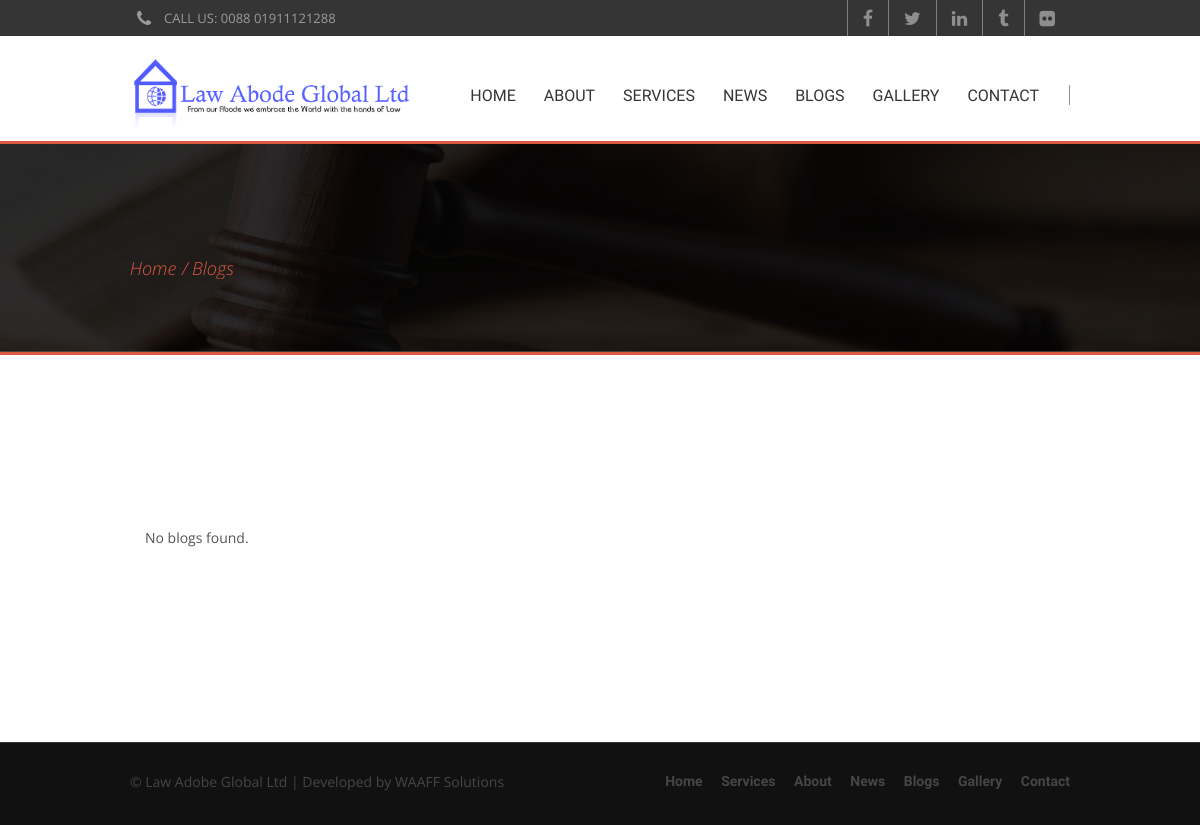
The app's page /blogs, older data.
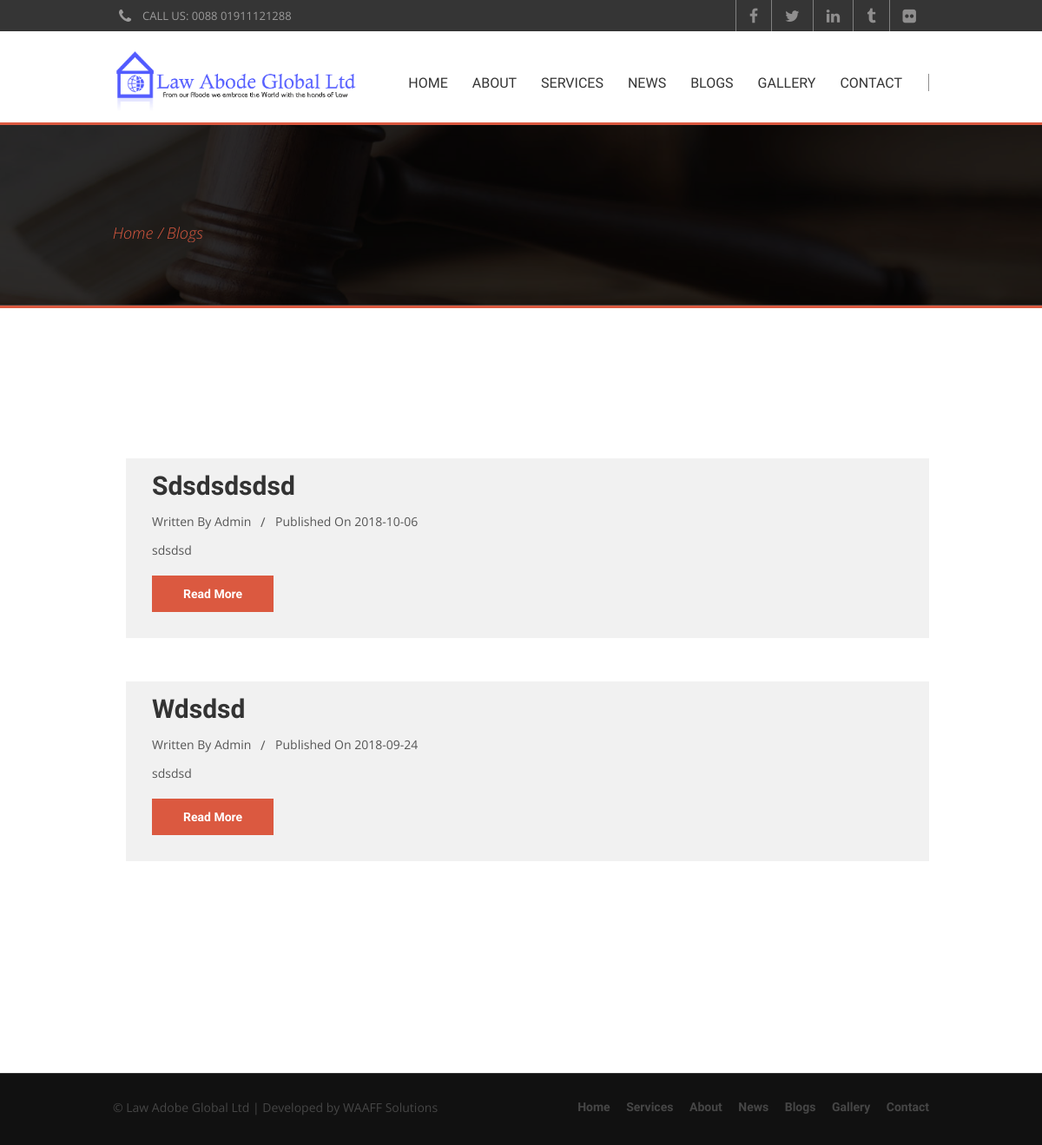
The same page, newer data.
### tables this page shows
CREATE TABLE `menus` (
  `id` int(11) NOT NULL AUTO_INCREMENT,
  `name` varchar(255) NOT NULL,
  `url` varchar(255) NOT NULL,
  `parent_id` int(11) NOT NULL DEFAULT '0',
  `status` tinyint(4) NOT NULL,
  `position` int(11) NOT NULL,
  `type` varchar(255) DEFAULT NULL,
  PRIMARY KEY (`id`)
);

CREATE TABLE `posts` (
  `id` int(11) NOT NULL AUTO_INCREMENT,
  `title` varchar(255) NOT NULL,
  `slug` varchar(255) NOT NULL,
  `body` text,
  `type` varchar(100) NOT NULL,
  `featured_image` varchar(255) DEFAULT NULL,
  `status` int(11) NOT NULL,
  `published_at` date NOT NULL,
  `user_id` int(11) NOT NULL,
  `created` datetime NOT NULL,
  `modified` datetime NOT NULL COMMENT '	',
  `create_by` varchar(45) DEFAULT 'Admin',
  `show_home_page` int(1) DEFAULT NULL,
  `url` varchar(255) DEFAULT NULL,
  PRIMARY KEY (`id`)
);

### application/models/Menu.php (called while the page is built, shortened)
<?php
class Menu extends CI_Model {
    var $table = 'menus';
	public function findAllParentMane() {
		$this->db->select('*');
		$this->db->where('parent_id', 0);
		$this->db->order_by('position', 'ASC');
		$query = $this->db->get($this->table);
		if ($query->num_rows() > 0) {
			return $query->result_array();
		}
	}
    function findActive() {
        $this->db->select('*');
        $this->db->where('status', 1);
        $query = $this->db->get($this->table);
        if ($query->num_rows() > 0) {
            return $query->result_array();
        }
    }
}

### application/core/MY_Controller.php (called while the page is built, shortened)
<?php
class MY_Controller extends CI_Controller {
	protected $data = array();
	protected $current_user = array();
	protected $current_groups = array();
	protected $current_groups_ids = array();
    function __construct() {
        $this->load->helper(array('form','url','text','language','general'));
        $this->load->library(array('session','form_validation','pagination','ion_auth','general'));
        $this->load->config('ci-blog');
        $this->load->model('User');
		$this->load->model('Setting');
		$this->load->model('Menu');
        $this->load->model('Slider');
        $this->data['current_user'] = $this->current_user;
        $this->data['current_groups'] = $this->current_groups;
        $this->data['current_groups_ids'] = $this->current_groups_ids;
        if(empty($this->data['page_title'])){
            $this->data['page_title'] = $this->config->item('ci_blog_sitename');
        }
	}
    protected function load_theme($content = null, $layout = true) {
        $this->load->model('Menu');
        $this->data['main_menus'] = '';
		$this->data['end_path'] = '';
		$this->data['facebook_link'] = $this->Setting->findByKey('facebook_link');
		$this->data['twitter_link'] = $this->Setting->findByKey('twitter_link');
		$this->data['tumblr_link'] = $this->Setting->findByKey('tumblr_link');
		$this->data['flickr_link'] = $this->Setting->findByKey('flickr_link');
		$this->data['linkedin_link'] = $this->Setting->findByKey('linkedin_link');
        $this->data['sliders'] = $this->Slider->findAllActive(1);
        if(count($this->Menu->findActive()) > 0){
            $this->data['main_menus'] = $this->general->bootstrap_menu1($this->Menu->findActive());
        }
		$this->data['main_menu_bottom'] = $this->Menu->findAllParentMane();
        $this->data['header'] = $this->load->view('themes/'.$this->config->item('ci_blog_theme').'/header',$this->data, TRUE);
        $this->data['right_sidebar'] = $this->load->view('themes/'.$this->config->item('ci_blog_theme').'/right_sidebar',$this->data, TRUE);
        $this->data['footer'] = $this->load->view('themes/'.$this->config->item('ci_blog_theme').'/footer',$this->data, TRUE);
        $this->base_assets_url = 'assets/'.THEMES_DIR.'/'.$this->config->item('ci_blog_theme').'/';
		$this->base_assets_url_web = 'assets/'.THEMES_DIR.'/'.'web/';
        $this->data['base_assets_url'] = BASE_URI.$this->base_assets_url;
		$this->data['base_assets_url_web'] = BASE_URI.$this->base_assets_url_web;
		$this->data['service_check'] = '';
		$endPath = explode("/",$_SERVER['REQUEST_URI']);
		$countPath = count($endPath);
		if (ctype_digit($endPath[$countPath-1])) {
			$this->data['end_path'] =$endPath[$countPath-3].' / '.$endPath[$countPath-2];
		}else{
			$this->data['end_path'] = $endPath[$countPath-1];
		}
        if($layout == true){
			$this->data['header'] = $this->load->view(THEMES_DIR.'/'.$this->config->item('ci_blog_theme').'/header', $this->data, TRUE);
			$this->data['slider'] = $this->load->view(THEMES_DIR.'/'.$this->config->item('ci_blog_theme').'/slider', $this->data, TRUE);
			if($endPath[$countPath-1] !== 'home' && $endPath[$countPath-1] != ''){
				$this->data['slider'] = $this->load->view(THEMES_DIR.'/'.$this->config->item('ci_blog_theme').'/banner', $this->data, TRUE);
			}
            $this->data['content'] = (is_null($content)) ? '' : $this->load->view(THEMES_DIR.'/'.$this->config->item('ci_blog_theme').'/'.$content, $this->data, TRUE);
            $this->load->view(THEMES_DIR . '/' . $this->config->item('ci_blog_theme') . '/layout', $this->data);
        }else{
            $this->load->view(THEMES_DIR.'/'.$this->config->item('ci_blog_theme').'/'.$content, $this->data);
        }
    }
}

### application/modules/blogs/controllers/Blogs.php (called while the page is built, shortened)
<?php
class Blogs extends My_Controller {
    public function index()
    {
        $config['total_rows'] = count($this->Blog->find_active());
        $this->load_theme('blogs/index');
    }
}

### index.php (called while the page is built, shortened)
<?php
require_once BASEPATH.'core/CodeIgniter.php';

### application/models/Blog.php (called while the page is built, shortened)
<?php
class Blog extends CI_Model{
	var $table = 'posts';
	function find_active($limit = null, $offset = 0){
		$this->db->select('posts.*');
        $this->db->where('status',1);
        $this->db->where('type','blog');
        $this->db->limit($limit, $offset);
        $this->db->order_by('published_at', 'desc');
        $query = $this->db->get($this->table);
        return $query->result_array();
	}
}

### application/libraries/General.php (the view, shortened to what the rows shown need)
<?php
class General {
	function bootstrap_menu1($array,$parent_id = 0,$parents = array())
	{
		if($parent_id==0)
		{
			foreach ($array as $element) {
				if (($element['parent_id'] != 0) && !in_array($element['parent_id'],$parents)) {
					$parents[] = $element['parent_id'];
				}
			}
		}
		$menu_html = '';
		foreach($array as $element)
		{
			if($element['parent_id']==$parent_id)
			{
				$menu_html .= '<li>';
				$menu_html .= '<a href="' . site_url($element['url']) . '">' . $element['name'] . '</a>';
				if(in_array($element['id'],$parents))
				{
					$menu_html .= '<div class="small-drop">';
					$menu_html .= '<div class="drop-holder">';
					$menu_html .= '<ul class="list-unstyled">';
					$menu_html .= $this->bootstrap_menu1($array, $element['id'], $parents);
					$menu_html .= '</ul>';
					$menu_html .= '</div>';
					$menu_html .= '</div>';
				}
				$menu_html .= '</li>';
			}
		}
		return $menu_html;
	}
}
?>

### application/views/themes/default/footer.php (shortened to what the rows shown need)
<footer id="footer">
	<div class="container holder">
		<div class="row">
			<div class="col-sm-7 col-xs-12 copyrights">
				<ul class="footer-nav list-inline">
					<?php if ($main_menu_bottom): ?>
						<?php foreach ($main_menu_bottom as $menu_bottom): ?>
							<li><a href="<?php echo site_url('/')?><?php echo $menu_bottom['url']?>"><?php echo $menu_bottom['name']?></a></li>
						<?php endforeach; ?>
					<?php else:?>
					<?php endif; ?>
				</ul>
			</div>
		</div>
	</div>
</footer>

### application/views/themes/default/blogs/index.php
<main id="main">
    <div class="container news-posts">
        <div class="row">
            <div class="col-xs-12" id="content">
                <?php if ($posts): ?>
                    <?php foreach ($posts as $last): ?>
                        <article class="blog-post">
                            <h2><a href="<?php echo $last['url']?>" target="_blank">
                                    <?php echo $last['title']?>
                                </a></h2>
                            <ul class="blog-nav list-inline">
                                <li>Written By <a href="#"><?php echo $last['create_by']?></a></li>
                                <li>Published On <a href="#"><?php echo $last['published_at'] ?> </a></li>
                            </ul>
                            <p><?php echo $last['body']?></p>
                            <a href="<?php echo $last['url']?>" target="_blank" class="btn btn-default">Read More</a>
                        </article>
                    <?php endforeach; ?>
                <?php else:?>
                    No blogs found.
                <?php endif; ?>
            </div>
        </div>
    </div>
</main>

Row changes from the older to the newer data that the page shows:
added posts: title "Sdsdsdsdsd", create_by "Admin", published_at "2018-10-06", body "sdsdsd"
added posts: title "Wdsdsd", create_by "Admin", published_at "2018-09-24", body "sdsdsd"
Text that changed along with them:
text no longer shown: "No blogs found."
